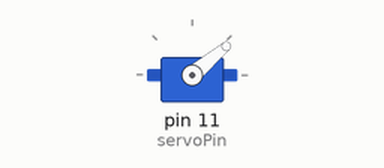
Bench run of a sketch on a simulated Arduino Uno, built with avr-gcc and run on an emulated ATmega328P. Parts: servo.

Above: at 0.05 s.
Timing chart, 0 to 4.6 s (numbered marks = the images above):
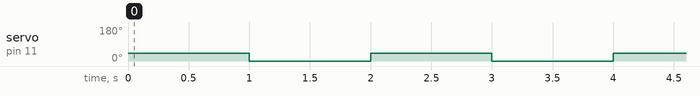

Measured:
- by itself, servo on pin 11 (servoPin): alternates 40° for 1.0 s and 0° for 1.0 s

The sketch:

servo.ino
```cpp
/*
Adafruit Arduino - Lesson 14. Sweep
*/

#include <Servo.h>

int servoPin = 11;

Servo servo_motor;

int angle = 0;   // servo position in degrees

void setup()
{
  servo_motor.attach(servoPin);
 //lookRight();
 //delay(2000);
 //lookLeft();


}


void loop()
{

Serial.println("LOOKED LEFT!");
  servo_motor.write(40);
  delay(1000);

  servo_motor.write(0);
  delay(1000);

}
```
